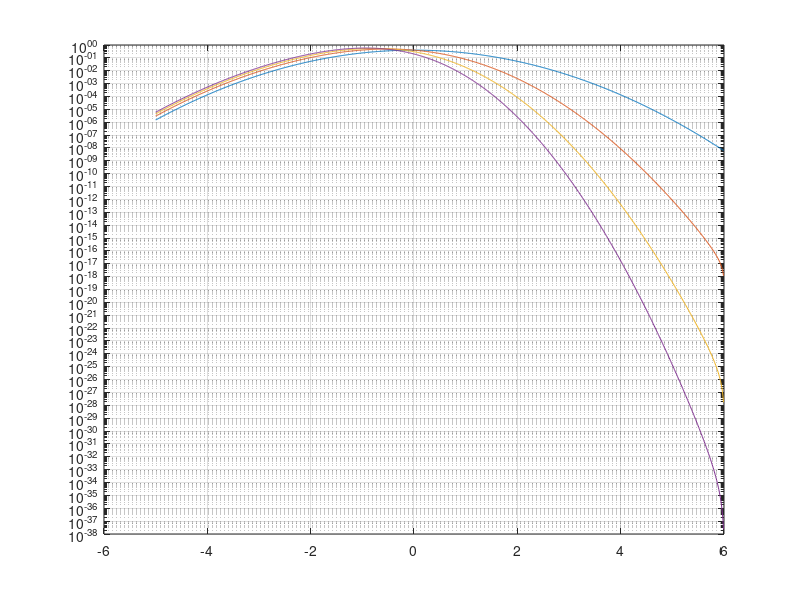
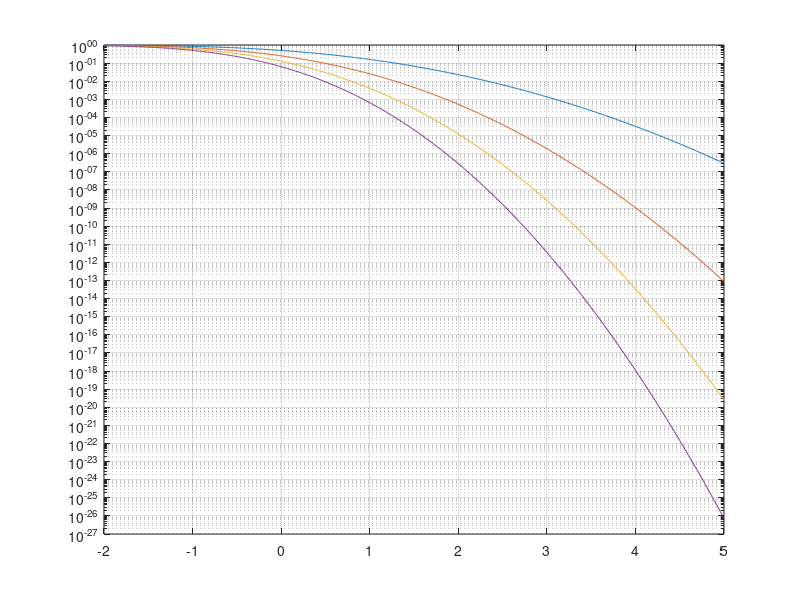
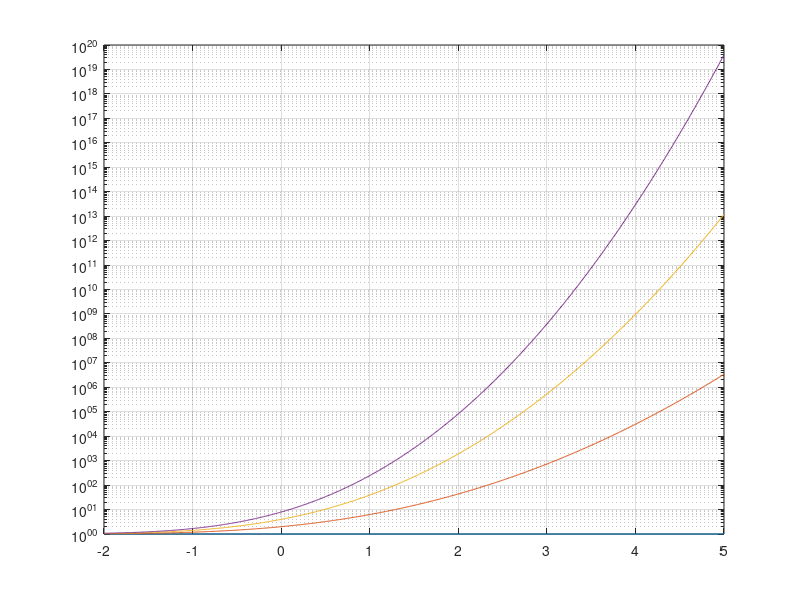
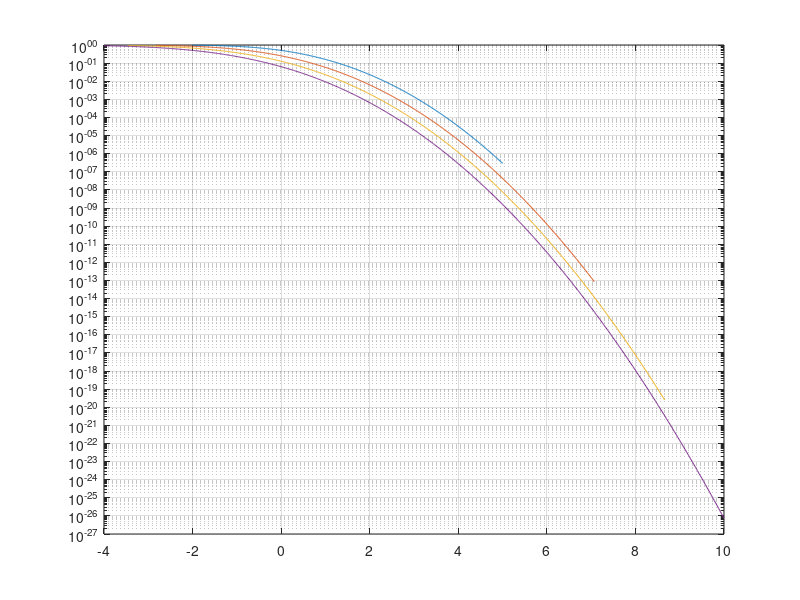

Recreate these plots in MATLAB, in order.
% sim_pss_multi_coin

n=4;
dx=0.01;
x=-5:dx:6;
N=length(x);
ga=exp(-x.^2/2)/sqrt(2*pi);
faga=cumsum(ga(N:-1:1))*dx;
faga=faga(N:-1:1);
coi=zeros(N,n);
dcoi=zeros(N-1,n);
gcoi=coi;

for i = 1:n
    coi(:,i)=faga.^i;%max(coi(:,i))
    dcoi(:,i)=-diff(coi(:,i))/dx;
    gcoi(:,i)=faga'./coi(:,i);
    mu(i)=sum(dcoi(:,i).*x(1:N-1)')*dx;
    qu(i)=sum(dcoi(:,i).*x(1:N-1)'.^2)*dx;
end

sig=sqrt(qu-mu.^2);mu,sig
figure,semilogy(x(1:N-1),dcoi'),grid on
n1=ceil(N*3/11);
n2=ceil(N*10/11);
coi=coi(n1:n2,:);
gcoi=gcoi(n1:n2,:);
figure,semilogy(x(n1:n2),coi'),grid on

figure,semilogy(x(n1:n2),gcoi'),grid on

% NO LOSS FALSE ALARM

col=get(gca,'ColorOrder');
figure,semilogy(x(n1:n2),faga(n1:n2)),grid on, hold on

for i = 2:n
    x1=x*sqrt(i);
    semilogy(x1(n1:n2),coi(:,i),'Color',col(i,:));
end